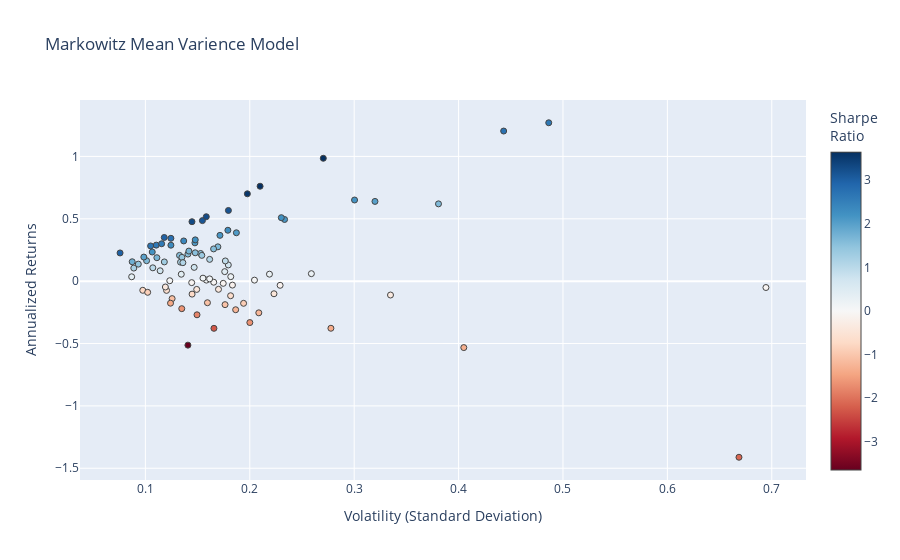

Here is the notebook cell this chart was saved with:
### Code cell
hover_texts = [
    f"{ticker} <br>Volatility: {vol:.3f} <br>Returns: {ret:.3%} <br>Sharpe Ratio: {sr:.3f}"
    for ticker, vol, ret, sr in zip(names, volatility, annualized_returns, sharpe_ratios)
]

fig = go.Figure(data=go.Scatter(
    x=volatility,
    y=annualized_returns,
    mode='markers',
    hoverinfo='text',
    hovertext=hover_texts,
    marker=dict(color=sharpe_ratios, colorscale = 'RdBu', size=6, line=dict(width=1), colorbar=dict(title="Sharpe<br>Ratio")
    )
))

fig.update_layout(
    title='Markowitz Mean Varience Model',
    xaxis_title='Volatility (Standard Deviation)',
    yaxis_title='Annualized Returns',
)

fig.show()

### Figure 1 — Plotly figure (JSON) as saved in the notebook; plotly's stock layout.template omitted (floating-point values rounded to 4 significant figures)
{"data": [{"hoverinfo": "text", "hovertext": ["XOM_Close <br>Volatility: 0.120 <br>Returns: -7.396% <br>Sharpe Ratio: -0.615", "ETN_Close <br>Volatility: 0.141 <br>Returns: 21.693% <br>Sharpe Ratio: 1.541", "TXN_Close <br>Volatility: 0.179 <br>Returns: 13.001% <br>Sharpe Ratio: 0.725", "DUK_Close <br>Volatility: 0.089 <br>Returns: 10.492% <br>Sharpe Ratio: 1.180", "LLY_Close <br>Volatility: 0.158 <br>Returns: 0.828% <br>Sharpe Ratio: 0.052", "BA_Close <br>Volatility: 0.198 <br>Returns: 70.035% <br>Sharpe Ratio: 3.543", "AMGN_Close <br>Volatility: 0.183 <br>Returns: -3.148% <br>Sharpe Ratio: -0.172", "TMO_Close <br>Volatility: 0.142 <br>Returns: 24.099% <br>Sharpe Ratio: 1.701", "UNH_Close <br>Volatility: 0.118 <br>Returns: 35.013% <br>Sharpe Ratio: 2.965", "ACN_Close <br>Volatility: 0.147 <br>Returns: 11.058% <br>Sharpe Ratio: 0.754", "ISRG_Close <br>Volatility: 0.180 <br>Returns: 56.678% <br>Sharpe Ratio: 3.157", "BIIB_Close <br>Volatility: 0.229 <br>Returns: -3.324% <br>Sharpe Ratio: -0.145", "AEP_Close <br>Volatility: 0.101 <br>Returns: 16.390% <br>Sharpe Ratio: 1.620", "EMR_Close <br>Volatility: 0.165 <br>Returns: -0.844% <br>Sharpe Ratio: -0.051", "CVX_Close <br>Volatility: 0.149 <br>Returns: -6.629% <br>Sharpe Ratio: -0.444", "F_Close <br>Volatility: 0.186 <br>Returns: -22.923% <br>Sharpe Ratio: -1.229", "GE_Close <br>Volatility: 0.166 <br>Returns: -37.831% <br>Sharpe Ratio: -2.284", "AMZN_Close <br>Volatility: 0.171 <br>Returns: 36.711% <br>Sharpe Ratio: 2.142", "AAPL_Close <br>Volatility: 0.162 <br>Returns: 17.462% <br>Sharpe Ratio: 1.081", "V_Close <br>Volatility: 0.110 <br>Returns: 28.881% <br>Sharpe Ratio: 2.616", "ABBV_Close <br>Volatility: 0.124 <br>Returns: 28.825% <br>Sharpe Ratio: 2.316", "MA_Close <br>Volatility: 0.124 <br>Returns: 34.348% <br>Sharpe Ratio: 2.760", "GM_Close <br>Volatility: 0.170 <br>Returns: -6.545% <br>Sharpe Ratio: -0.385", "MO_Close <br>Volatility: 0.200 <br>Returns: -33.192% <br>Sharpe Ratio: -1.659", "UA_Close <br>Volatility: 0.335 <br>Returns: -11.114% <br>Sharpe Ratio: -0.332", "JNJ_Close <br>Volatility: 0.111 <br>Returns: 18.793% <br>Sharpe Ratio: 1.693", "CPB_Close <br>Volatility: 0.149 <br>Returns: -26.972% <br>Sharpe Ratio: -1.805", "DHR_Close <br>Volatility: 0.126 <br>Returns: -13.997% <br>Sharpe Ratio: -1.114", "HON_Close <br>Volatility: 0.099 <br>Returns: 19.309% <br>Sharpe Ratio: 1.960", "NEE_Close <br>Volatility: 0.105 <br>Returns: 28.234% <br>Sharpe Ratio: 2.689", "GILD_Close <br>Volatility: 0.153 <br>Returns: 22.185% <br>Sharpe Ratio: 1.451", "DIS_Close <br>Volatility: 0.123 <br>Returns: 0.345% <br>Sharpe Ratio: 0.028", "AMD_Close <br>Volatility: 0.694 <br>Returns: -5.109% <br>Sharpe Ratio: -0.074", "KO_Close <br>Volatility: 0.076 <br>Returns: 22.618% <br>Sharpe Ratio: 2.987", "K_Close <br>Volatility: 0.135 <br>Returns: -22.065% <br>Sharpe Ratio: -1.636", "MDT_Close <br>Volatility: 0.114 <br>Returns: 8.328% <br>Sharpe Ratio: 0.730", "ZBH_Close <br>Volatility: 0.176 <br>Returns: 7.620% <br>Sharpe Ratio: 0.433", "HD_Close <br>Volatility: 0.134 <br>Returns: 5.554% <br>Sharpe Ratio: 0.413", "SNAP_Close <br>Volatility: 0.669 <br>Returns: -141.181% <br>Sharpe Ratio: -2.112", "NKE_Close <br>Volatility: 0.259 <br>Returns: 6.009% <br>Sharpe Ratio: 0.232", "SAP_Close <br>Volatility: 0.147 <br>Returns: 30.725% <br>Sharpe Ratio: 2.084", "BSX_Close <br>Volatility: 0.134 <br>Returns: 15.214% <br>Sharpe Ratio: 1.138", "ABT_Close <br>Volatility: 0.133 <br>Returns: 20.651% <br>Sharpe Ratio: 1.556", "DE_Close <br>Volatility: 0.179 <br>Returns: 40.807% <br>Sharpe Ratio: 2.279", "T_Close <br>Volatility: 0.145 <br>Returns: -10.384% <br>Sharpe Ratio: -0.718", "NVDA_Close <br>Volatility: 0.443 <br>Returns: 120.347% <br>Sharpe Ratio: 2.715", "WFC_Close <br>Volatility: 0.176 <br>Returns: -18.838% <br>Sharpe Ratio: -1.068", "MS_Close <br>Volatility: 0.219 <br>Returns: 5.606% <br>Sharpe Ratio: 0.256", "ORCL_Close <br>Volatility: 0.187 <br>Returns: 38.781% <br>Sharpe Ratio: 2.072", "SYK_Close <br>Volatility: 0.116 <br>Returns: 29.992% <br>Sharpe Ratio: 2.595", "CAT_Close <br>Volatility: 0.233 <br>Returns: 49.457% <br>Sharpe Ratio: 2.120", "GIS_Close <br>Volatility: 0.124 <br>Returns: -17.660% <br>Sharpe Ratio: -1.423", "BABA_Close <br>Volatility: 0.270 <br>Returns: 98.505% <br>Sharpe Ratio: 3.643", "PFE_Close <br>Volatility: 0.098 <br>Returns: -7.335% <br>Sharpe Ratio: -0.752", "META_Close <br>Volatility: 0.158 <br>Returns: 51.648% <br>Sharpe Ratio: 3.262", "GOOG_Close <br>Volatility: 0.169 <br>Returns: 27.511% <br>Sharpe Ratio: 1.624", "COST_Close <br>Volatility: 0.194 <br>Returns: -17.769% <br>Sharpe Ratio: -0.916", "CSCO_Close <br>Volatility: 0.159 <br>Returns: -17.299% <br>Sharpe Ratio: -1.085", "CMCSA_Close <br>Volatility: 0.154 <br>Returns: 20.680% <br>Sharpe Ratio: 1.342", "TSLA_Close <br>Volatility: 0.381 <br>Returns: 61.965% <br>Sharpe Ratio: 1.627", "SYY_Close <br>Volatility: 0.155 <br>Returns: 2.406% <br>Sharpe Ratio: 0.155", "BAC_Close <br>Volatility: 0.223 <br>Returns: -10.108% <br>Sharpe Ratio: -0.453", "KR_Close <br>Volatility: 0.405 <br>Returns: -53.258% <br>Sharpe Ratio: -1.315", "GOOGL_Close <br>Volatility: 0.165 <br>Returns: 25.843% <br>Sharpe Ratio: 1.563", "VZ_Close <br>Volatility: 0.175 <br>Returns: -1.752% <br>Sharpe Ratio: -0.100", "WMT_Close <br>Volatility: 0.148 <br>Returns: 33.100% <br>Sharpe Ratio: 2.240", "RDY_Close <br>Volatility: 0.278 <br>Returns: -37.763% <br>Sharpe Ratio: -1.360", "MRK_Close <br>Volatility: 0.119 <br>Returns: -4.687% <br>Sharpe Ratio: -0.393", "GS_Close <br>Volatility: 0.209 <br>Returns: -25.385% <br>Sharpe Ratio: -1.217", "INTC_Close <br>Volatility: 0.144 <br>Returns: -1.191% <br>Sharpe Ratio: -0.083", "PG_Close <br>Volatility: 0.087 <br>Returns: 3.502% <br>Sharpe Ratio: 0.403", "NFLX_Close <br>Volatility: 0.320 <br>Returns: 63.935% <br>Sharpe Ratio: 1.998", "REGN_Close <br>Volatility: 0.300 <br>Returns: 65.057% <br>Sharpe Ratio: 2.166", "CRM_Close <br>Volatility: 0.148 <br>Returns: 22.729% <br>Sharpe Ratio: 1.539", "IBM_Close <br>Volatility: 0.141 <br>Returns: -51.301% <br>Sharpe Ratio: -3.645", "QCOM_Close <br>Volatility: 0.182 <br>Returns: -11.695% <br>Sharpe Ratio: -0.644", "MSFT_Close <br>Volatility: 0.137 <br>Returns: 32.231% <br>Sharpe Ratio: 2.358", "JPM_Close <br>Volatility: 0.162 <br>Returns: 1.822% <br>Sharpe Ratio: 0.113", "ADBE_Close <br>Volatility: 0.155 <br>Returns: 48.534% <br>Sharpe Ratio: 3.139", "PYPL_Close <br>Volatility: 0.210 <br>Returns: 76.095% <br>Sharpe Ratio: 3.626", "EW_Close <br>Volatility: 0.230 <br>Returns: 50.893% <br>Sharpe Ratio: 2.211", "PEP_Close <br>Volatility: 0.087 <br>Returns: 15.556% <br>Sharpe Ratio: 1.780", "RMD_Close <br>Volatility: 0.177 <br>Returns: 16.205% <br>Sharpe Ratio: 0.918", "MMM_Close <br>Volatility: 0.118 <br>Returns: 15.425% <br>Sharpe Ratio: 1.305", "PM_Close <br>Volatility: 0.135 <br>Returns: 19.082% <br>Sharpe Ratio: 1.414", "BTI_Close <br>Volatility: 0.204 <br>Returns: 0.821% <br>Sharpe Ratio: 0.040", "RTX_Close <br>Volatility: 0.093 <br>Returns: 13.645% <br>Sharpe Ratio: 1.464", "EXC_Close <br>Volatility: 0.136 <br>Returns: 14.814% <br>Sharpe Ratio: 1.090", "LMT_Close <br>Volatility: 0.107 <br>Returns: 23.365% <br>Sharpe Ratio: 2.193", "SO_Close <br>Volatility: 0.102 <br>Returns: -8.956% <br>Sharpe Ratio: -0.877", "VRTX_Close <br>Volatility: 0.486 <br>Returns: 126.996% <br>Sharpe Ratio: 2.611", "SRE_Close <br>Volatility: 0.107 <br>Returns: 10.690% <br>Sharpe Ratio: 0.998", "BMY_Close <br>Volatility: 0.182 <br>Returns: 3.607% <br>Sharpe Ratio: 0.198", "MCD_Close <br>Volatility: 0.145 <br>Returns: 47.674% <br>Sharpe Ratio: 3.297"], "marker": {"color": [-0.615, 1.541, 0.7246, 1.18, 0.05226, 3.543, -0.1716, 1.701, 2.965, 0.7536, 3.157, -0.1451, 1.62, -0.05103, -0.4444, -1.229, -2.284, 2.142, 1.081, 2.616, 2.316, 2.76, -0.3849, -1.659, -0.332, 1.693, -1.805, -1.114, 1.96, 2.689, 1.451, 0.02801, -0.07357, 2.987, -1.636, 0.7297, 0.4329, 0.4133, -2.112, 0.232, 2.084, 1.138, 1.556, 2.279, -0.7175, 2.715, -1.068, 0.2561, 2.072, 2.595, 2.12, -1.423, 3.643, -0.7523, 3.262, 1.624, -0.9157, -1.085, 1.342, 1.627, 0.1551, -0.4529, -1.315, 1.563, -0.1004, 2.24, -1.36, -0.3934, -1.217, -0.08252, 0.4032, 1.998, 2.166, 1.539, -3.645, -0.644, 2.358, 0.1128, 3.139, 3.626, 2.211, 1.78, 0.9177, 1.305, 1.414, 0.04015, 1.464, 1.09, 2.193, -0.8766, 2.611, 0.998, 0.1985, 3.297], "colorbar": {"title": {"text": "Sharpe<br>Ratio"}}, "colorscale": [[0, "rgb(103,0,31)"], [0.1, "rgb(178,24,43)"], [0.2, "rgb(214,96,77)"], [0.3, "rgb(244,165,130)"], [0.4, "rgb(253,219,199)"], [0.5, "rgb(247,247,247)"], [0.6, "rgb(209,229,240)"], [0.7, "rgb(146,197,222)"], [0.8, "rgb(67,147,195)"], [0.9, "rgb(33,102,172)"], [1, "rgb(5,48,97)"]], "line": {"width": 1}, "size": 6}, "mode": "markers", "type": "scatter", "x": [0.1203, 0.1407, 0.1794, 0.08891, 0.1584, 0.1977, 0.1834, 0.1417, 0.1181, 0.1467, 0.1795, 0.2291, 0.1011, 0.1655, 0.1492, 0.1865, 0.1657, 0.1714, 0.1616, 0.1104, 0.1244, 0.1244, 0.17, 0.2, 0.3348, 0.111, 0.1495, 0.1256, 0.09851, 0.105, 0.1529, 0.1233, 0.6944, 0.07573, 0.1348, 0.1141, 0.176, 0.1344, 0.6686, 0.259, 0.1474, 0.1336, 0.1327, 0.179, 0.1447, 0.4432, 0.1763, 0.2189, 0.1872, 0.1156, 0.2333, 0.1241, 0.2704, 0.09751, 0.1583, 0.1694, 0.1941, 0.1594, 0.1541, 0.3808, 0.1552, 0.2232, 0.405, 0.1653, 0.1746, 0.1478, 0.2777, 0.1191, 0.2086, 0.1444, 0.08685, 0.3199, 0.3004, 0.1477, 0.1407, 0.1816, 0.1367, 0.1615, 0.1546, 0.2099, 0.2302, 0.08737, 0.1766, 0.1182, 0.135, 0.2045, 0.09322, 0.1359, 0.1066, 0.1022, 0.4864, 0.1071, 0.1818, 0.1446], "y": [-0.07396, 0.2169, 0.13, 0.1049, 0.008279, 0.7003, -0.03148, 0.241, 0.3501, 0.1106, 0.5668, -0.03324, 0.1639, -0.008444, -0.06629, -0.2292, -0.3783, 0.3671, 0.1746, 0.2888, 0.2883, 0.3435, -0.06545, -0.3319, -0.1111, 0.1879, -0.2697, -0.14, 0.1931, 0.2823, 0.2219, 0.003455, -0.05109, 0.2262, -0.2206, 0.08328, 0.0762, 0.05554, -1.412, 0.06009, 0.3073, 0.1521, 0.2065, 0.4081, -0.1038, 1.203, -0.1884, 0.05606, 0.3878, 0.2999, 0.4946, -0.1766, 0.9851, -0.07335, 0.5165, 0.2751, -0.1777, -0.173, 0.2068, 0.6196, 0.02406, -0.1011, -0.5326, 0.2584, -0.01752, 0.331, -0.3776, -0.04687, -0.2539, -0.01191, 0.03502, 0.6393, 0.6506, 0.2273, -0.513, -0.117, 0.3223, 0.01822, 0.4853, 0.761, 0.5089, 0.1556, 0.162, 0.1543, 0.1908, 0.008211, 0.1365, 0.1481, 0.2336, -0.08956, 1.27, 0.1069, 0.03607, 0.4767]}], "layout": {"title": {"text": "Markowitz Mean Varience Model"}, "xaxis": {"title": {"text": "Volatility (Standard Deviation)"}}, "yaxis": {"title": {"text": "Annualized Returns"}}}}
